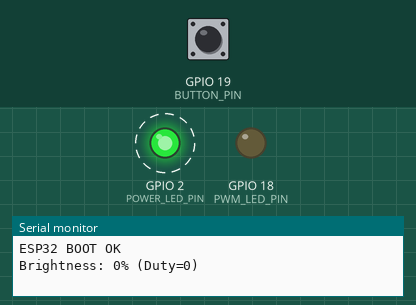
Bench run of a program on a simulated ESP32. On the bench: output pins drawn as LEDs (lit = HIGH), the last lines printed to the serial monitor. Dashed ring = blinking. The test bench sets the inputs (shaded band); at power-on: GPIO 19 (BUTTON_PIN) HIGH.

Above: at 1.5 s.
1.6 s: GPIO 19 (BUTTON_PIN) pulled LOW for 0.15 s
At 2.9 s:
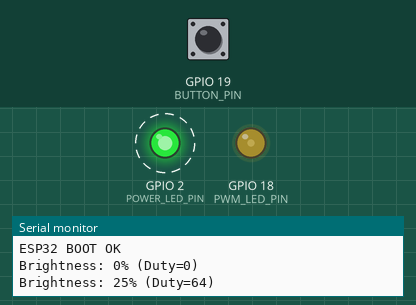
4.7 s: GPIO 19 (BUTTON_PIN) pulled LOW for 1 s
At 7.5 s:
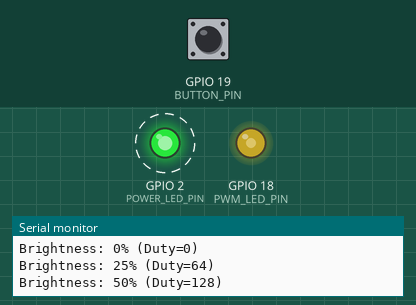
8.7 s: GPIO 19 (BUTTON_PIN) pulled LOW for 0.15 s
At 10.6 s:
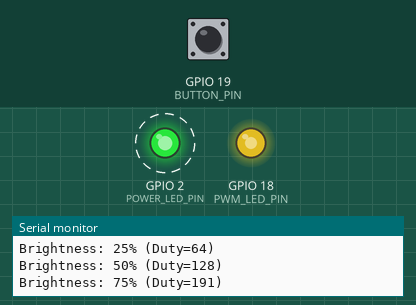
11.8 s: GPIO 19 (BUTTON_PIN) pulled LOW for 3.2 s
At 16.6 s:
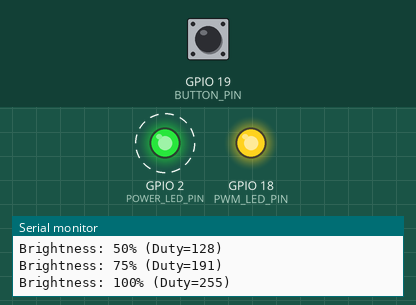
Timing chart, 0 to 19.0 s (numbered marks = the images above; inputs shaded):
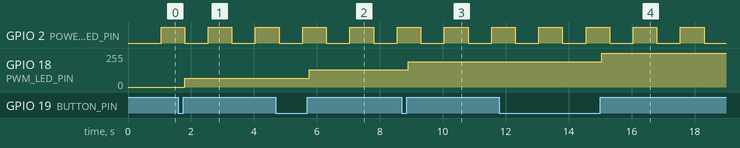

The program:

main.cpp
```cpp
#include <Arduino.h>

// ===================== KHAI BÁO CHÂN =====================
// Board: AZ-Delivery ESP32 DevKit V4 (pinout tương thích esp32dev)
#define PWM_LED_PIN     18   // LED điều khiển độ sáng bằng PWM
#define BUTTON_PIN      19   // Nút nhấn (INPUT_PULLUP)
#define POWER_LED_PIN   2    // LED báo nguồn, nhấp nháy độc lập

// ===================== CẤU HÌNH LEDC (PWM) =====================
#define LEDC_CHANNEL     0        // Kênh PWM (0-15)
#define LEDC_FREQ_HZ     5000     // Tần số 5000 Hz
#define LEDC_RESOLUTION  8        // Độ phân giải 8-bit (0-255)

// ===================== CÁC MỨC ĐỘ SÁNG =====================
const uint8_t brightnessLevels[] = { 0, 64, 128, 191, 255 };   // Duty tương ứng 0/25/50/75/100%
const uint8_t brightnessPercent[] = { 0, 25, 50, 75, 100 };
const uint8_t NUM_LEVELS = sizeof(brightnessLevels) / sizeof(brightnessLevels[0]);

uint8_t currentLevelIndex = 0;   // Bắt đầu ở mức 0%

// ===================== BIẾN DEBOUNCE NÚT NHẤN =====================
const unsigned long DEBOUNCE_DELAY_MS = 50;   // Thời gian chống dội phím
bool lastRawButtonState   = HIGH;   // Trạng thái đọc thô lần trước (HIGH = nhả, do INPUT_PULLUP)
bool stableButtonState    = HIGH;   // Trạng thái đã ổn định (sau debounce)
unsigned long lastDebounceTime = 0;

// ===================== BIẾN LED BÁO NGUỒN (millis) =====================
const unsigned long POWER_LED_HALF_CYCLE_MS = 750;  // 750ms sáng + 750ms tắt = chu kỳ 1.5s
unsigned long lastPowerLedToggleTime = 0;
bool powerLedState = false;

// ===================== HÀM ÁP DỤNG ĐỘ SÁNG HIỆN TẠI =====================
void applyBrightness() {
  uint8_t duty = brightnessLevels[currentLevelIndex];
  ledcWrite(LEDC_CHANNEL, duty);

  Serial.printf("Brightness: %u%% (Duty=%u)\n",
                brightnessPercent[currentLevelIndex], duty);
}

// ===================== HÀM XỬ LÝ NÚT NHẤN (DEBOUNCE BẰNG millis) =====================
void handleButton() {
  bool rawState = digitalRead(BUTTON_PIN);

  // Nếu trạng thái thô thay đổi so với lần đọc trước -> reset bộ đếm thời gian debounce
  if (rawState != lastRawButtonState) {
    lastDebounceTime = millis();
  }

  // Nếu trạng thái thô đã giữ ổn định đủ lâu (qua khỏi thời gian debounce)
  if ((millis() - lastDebounceTime) > DEBOUNCE_DELAY_MS) {
    // Chỉ xử lý khi trạng thái ổn định THỰC SỰ thay đổi
    if (rawState != stableButtonState) {
      stableButtonState = rawState;

      // Phát hiện cạnh lên (nhả nút): LOW (đang nhấn) -> HIGH (đã thả)
      // Theo yêu cầu đề bài: "nhấn VÀ THẢ nút" mới chuyển mức sáng
      if (stableButtonState == HIGH) {
        currentLevelIndex = (currentLevelIndex + 1) % NUM_LEVELS;
        applyBrightness();
      }
    }
  }

  lastRawButtonState = rawState;
}

// ===================== HÀM XỬ LÝ LED BÁO NGUỒN (NHẤP NHÁY BẰNG millis) =====================
void handlePowerLed() {
  unsigned long currentTime = millis();

  if (currentTime - lastPowerLedToggleTime >= POWER_LED_HALF_CYCLE_MS) {
    lastPowerLedToggleTime = currentTime;
    powerLedState = !powerLedState;
    digitalWrite(POWER_LED_PIN, powerLedState ? HIGH : LOW);
  }
}

// ===================== SETUP =====================
void setup() {
  Serial.begin(115200);
  delay(300); // chỉ chờ Serial ổn định lúc khởi động, KHÔNG dùng trong loop()

  // Cấu hình nút nhấn
  pinMode(BUTTON_PIN, INPUT_PULLUP);

  // Cấu hình LED báo nguồn (digital thường)
  pinMode(POWER_LED_PIN, OUTPUT);
  digitalWrite(POWER_LED_PIN, LOW);

  // Cấu hình LEDC cho LED PWM
  ledcSetup(LEDC_CHANNEL, LEDC_FREQ_HZ, LEDC_RESOLUTION);
  ledcAttachPin(PWM_LED_PIN, LEDC_CHANNEL);
  ledcWrite(LEDC_CHANNEL, brightnessLevels[currentLevelIndex]); // khởi tạo 0%

  Serial.println("ESP32 BOOT OK");
  Serial.printf("Brightness: %u%% (Duty=%u)\n",
                brightnessPercent[currentLevelIndex],
                brightnessLevels[currentLevelIndex]);

  lastPowerLedToggleTime = millis();
}

// ===================== LOOP (KHÔNG dùng delay()) =====================
void loop() {
  handleButton();
  handlePowerLed();
}
```

Measured:
- after the input at 1.6 s, GPIO 18 (PWM_LED_PIN): 0/255 → 64/255 after 0.20 s
- after the input at 4.7 s, GPIO 18 (PWM_LED_PIN): 64/255 → 128/255 after 1.1 s
- after the input at 8.7 s, GPIO 18 (PWM_LED_PIN): 128/255 → 190/255 after 0.20 s
- after the input at 11.8 s, GPIO 18 (PWM_LED_PIN): 190/255 → 255/255 after 3.3 s
- by itself, GPIO 2 (POWER_LED_PIN): alternates HIGH for 0.75 s and LOW for 0.75 s
